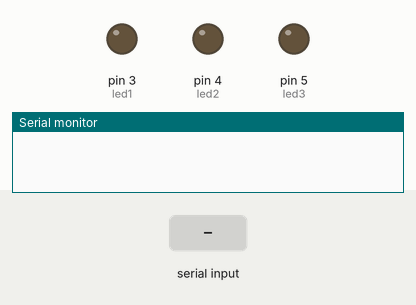
This sketch was run on a simulated Arduino Uno, built with avr-gcc and run on an emulated ATmega328P. Shown: output pins drawn as LEDs (lit = HIGH), the last lines printed to the serial monitor. The test bench sets the inputs (shaded band).

Above: at 1.2 s.
1.3 s: "90,45\n" received over Serial
At 2.1 s:
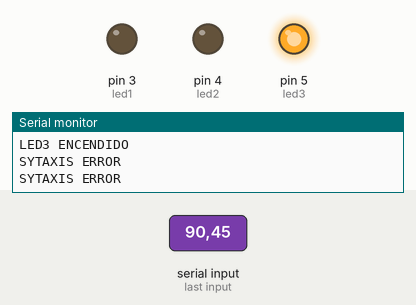
2.8 s: "30,150\n" received over Serial
At 4.0 s:
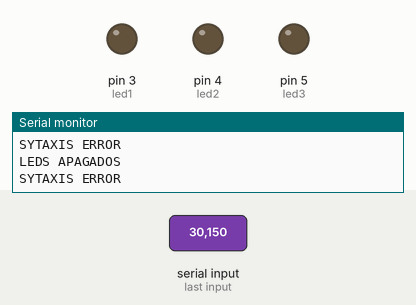
4.3 s: "2\n" received over Serial
At 5.5 s:
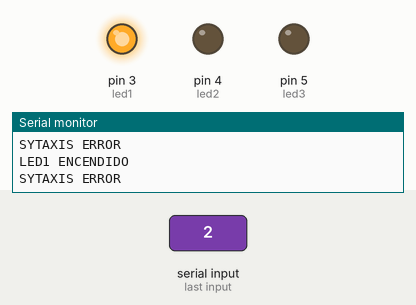
5.8 s: "1\n" received over Serial
At 6.6 s:
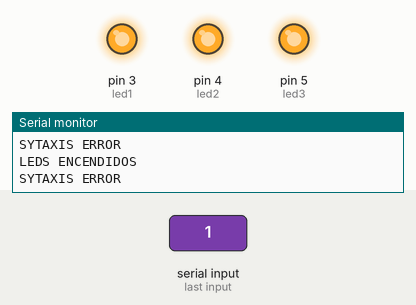
7.3 s: "0\n" received over Serial
At 7.8 s:
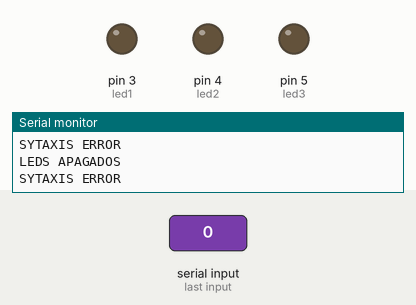
8.8 s: "3\n" received over Serial
At 10.1 s:
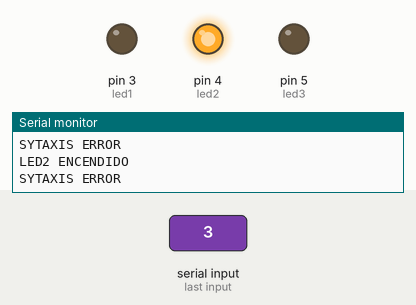
Timing chart, 0 to 11.3 s (numbered marks = the images above; inputs shaded):
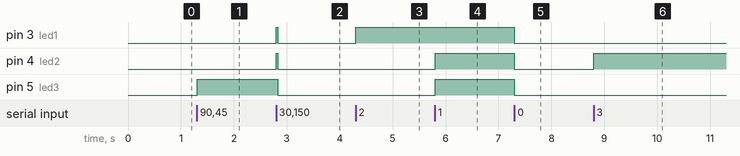

Measured:
- after the input at 1.3 s, pin 5 (led3): LOW → HIGH at once
- after the input at 2.8 s, pin 3 (led1), pin 4 (led2): LOW → HIGH at once, → LOW 0.03 s later; pin 5 (led3): HIGH → LOW at once
- after the input at 4.3 s, pin 3 (led1): LOW → HIGH at once
- after the input at 5.8 s, pin 4 (led2), pin 5 (led3): LOW → HIGH at once
- after the input at 7.3 s, pin 3 (led1), pin 4 (led2), pin 5 (led3): HIGH → LOW at once
- after the input at 8.8 s, pin 4 (led2): LOW → HIGH at once

The sketch:

LED_M.ino
```cpp
int led1=3;
int led2=4;
int led3=5;
int IT=0;
void setup() {
  Serial.begin(9600);
  pinMode(led1,OUTPUT);
  pinMode(led2,OUTPUT);
  pinMode(led3,OUTPUT);
}

void loop() {

  while(Serial.available()==0);
  IT = Serial.read() - '0';
    if (IT==1)
    {
     Serial.println("LEDS ENCENDIDOS");
    digitalWrite(led1,HIGH);
    digitalWrite(led2,HIGH);
    digitalWrite(led3,HIGH);
    }
    else if(IT == 2)
    {
      Serial.println( "LED1 ENCENDIDO");
      digitalWrite(led1,HIGH);
    }
    else if(IT==3)
    {
      Serial.println("LED2 ENCENDIDO");
      digitalWrite(led2,HIGH);
    }
    else if(IT==4)
       {
       Serial.println("LED3 ENCENDIDO");
       digitalWrite(led3,HIGH);
       }
    else if(IT==10) {
     Serial.println("LED1 APAGADO");
     digitalWrite(led1,LOW);
    }
    else if(IT==20) {
     Serial.println("LED2 APAGADO");
     digitalWrite(led2,LOW);
    }
    else if(IT==30) {
     Serial.println("LED3 APAGADO");
     digitalWrite(led3,LOW);
    }
    else if(IT==0)
     {
      Serial.println("LEDS APAGADOS");
      digitalWrite(led1,LOW);
      digitalWrite(led2,LOW);
      digitalWrite(led3,LOW);
      }

  else {
    Serial.println("SYTAXIS ERROR");
  }
}
```
